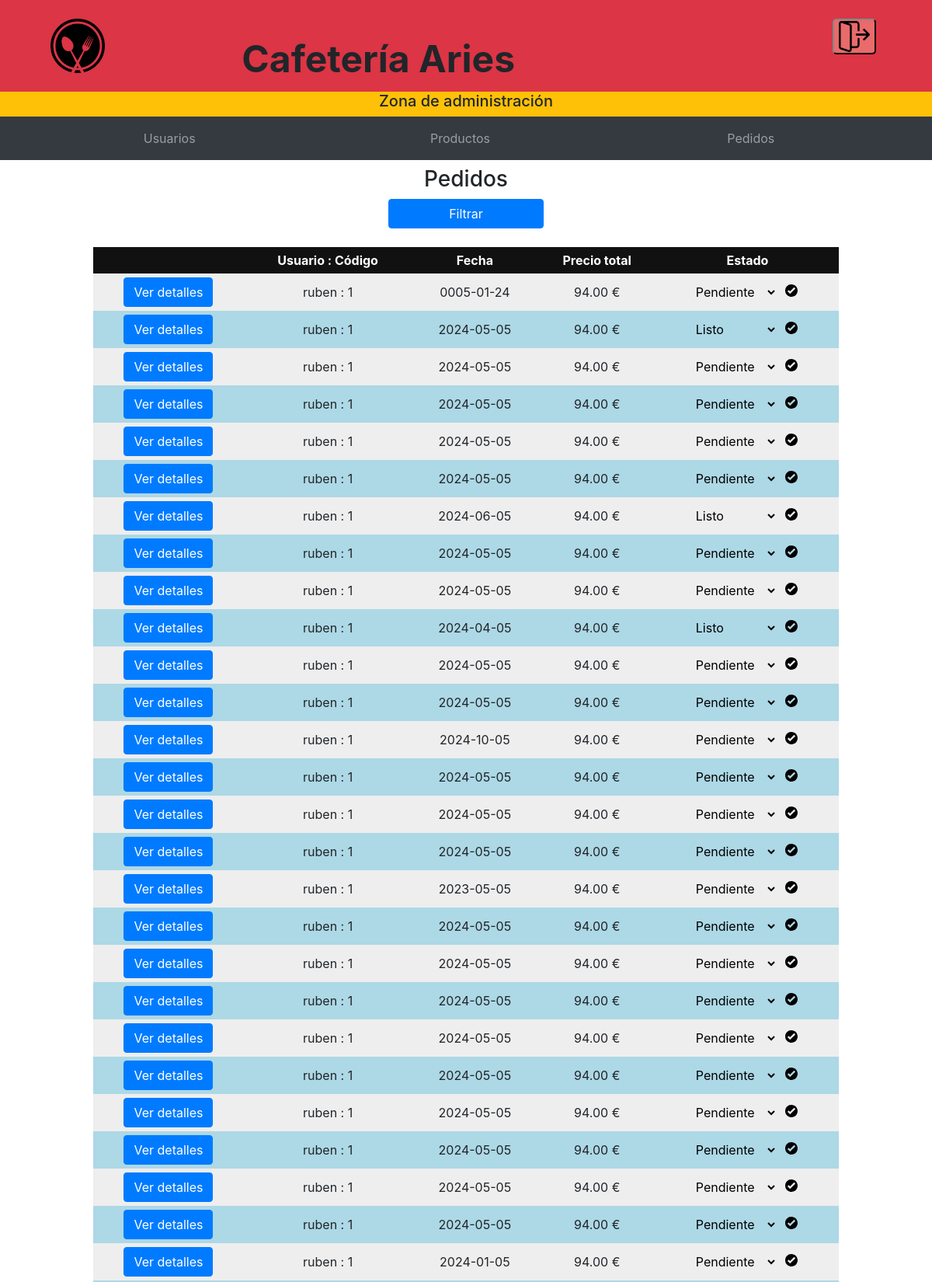
/practica-3/cafeteria-aries-admin/pedidos.php (signed in, upper part), run on the app's committed database.
### tables this page shows
CREATE TABLE `pedidos` (
  `codigo` int(11) NOT NULL AUTO_INCREMENT,
  `persona` int(11) NOT NULL,
  `fecha` date DEFAULT NULL,
  `importe` decimal(8,2) DEFAULT NULL,
  `estado` int(11) DEFAULT NULL,
  PRIMARY KEY (`codigo`),
  KEY `pedidopor` (`persona`),
  KEY `enestado` (`estado`),
  CONSTRAINT `enestado` FOREIGN KEY (`estado`) REFERENCES `estados` (`codigo`),
  CONSTRAINT `pedidopor` FOREIGN KEY (`persona`) REFERENCES `usuarios` (`codigo`)
);

CREATE TABLE `usuarios` (
  `codigo` int(11) NOT NULL AUTO_INCREMENT,
  `activo` int(11) DEFAULT NULL,
  `admin` int(11) DEFAULT NULL,
  `usuario` varchar(32) DEFAULT NULL,
  `clave` varchar(32) DEFAULT NULL,
  `nombre` varchar(64) DEFAULT NULL,
  `apellidos` varchar(128) DEFAULT NULL,
  `direccion` varchar(128) DEFAULT NULL,
  `poblacion` varchar(64) DEFAULT NULL,
  `provincia` varchar(32) DEFAULT NULL,
  `cp` char(5) DEFAULT NULL,
  `telefono` char(9) DEFAULT NULL,
  `email` varchar(255) DEFAULT NULL,
  PRIMARY KEY (`codigo`),
  UNIQUE KEY `usuario` (`usuario`)
);

### practica-3/cafeteria-aries-admin/accesoBD.php (called while the page is built, shortened)
<?php
function conectar() {
   $bbdd = mysqli_connect("localhost","root","DawLab","bbddbar");
   return $bbdd;
}
function obtenerUsuario($codigo)
{
   $bbdd = conectar();
   $consulta = mysqli_prepare($bbdd,"SELECT * FROM usuarios WHERE codigo = ?");
   mysqli_stmt_bind_param($consulta, 's', $codigo);
   mysqli_stmt_execute($consulta);
   $resultado = mysqli_stmt_get_result($consulta);
   return $resultado;
}
function obtenerPedidos() {
   $bbdd = conectar();
   $consulta = "SELECT * FROM pedidos";
   $resultado = mysqli_query($bbdd,$consulta);
   return $resultado;
}
?>

### practica-3/cafeteria-aries-admin/pedidos.php (the view, shortened to what this page needs)
<?php require_once('accesoBD.php'); ?>
<?php
   if (isset($_SESSION['userid']) and $_SESSION['admin'] == 1) {
      if(isset($_SESSION['filtro'])){
      if($_SESSION['filtro'] == 0 )
      {
        $resultado = obtenerPedidos();
      }else if($_SESSION['filtro'] == 1)
      {
        if(isset($_SESSION['usuario-filtro'])){
            $resultado = obtenerPedidosUsuario($_SESSION['usuario-filtro']);
            $mensaje_filtro = ' del usuario '.$_SESSION['usuario-filtro'];
      }else
            $resultado = obtenerPedidos();
      }else if($_SESSION['filtro'] == 2)
      {
        if(isset($_SESSION['fecha-filtro']) && isset($_SESSION['opcion-fecha'])){
            $resultado = obtenerPedidosFecha($_SESSION['fecha-filtro'], $_SESSION['opcion-fecha']);
            if($_SESSION['opcion-fecha'] == 0){
                $mensaje_filtro = ' con fecha igual a '.$_SESSION['fecha-filtro'];
            }else if($_SESSION['opcion-fecha'] == 1){
                $mensaje_filtro = ' con fecha anterior a '.$_SESSION['fecha-filtro'];
            }else if($_SESSION['opcion-fecha'] == 2){
                $mensaje_filtro = ' con fecha posterior a '.$_SESSION['fecha-filtro'];
            }
        }else
            $resultado = obtenerPedidos();
      }else if($_SESSION['filtro'] == 3)
        {
            if(isset($_SESSION['producto-filtro'])){
                $resultado = obtenerPedidosProducto($_SESSION['producto-filtro']);
                $mensaje_filtro = ' que contienen el producto '.$_SESSION['producto-filtro'];
            }else
            $resultado = obtenerPedidos();
        }
    }else{
        $resultado = obtenerPedidos();
    }
?>
<!DOCTYPE html>
<html lang="es">
<head>
   <link id="css" href="estilos.css" rel="stylesheet" type="text/css">
	<link rel="stylesheet" href="https://cdn.jsdelivr.net/npm/bootstrap@4.0.0/dist/css/bootstrap.min.css">
</head>
<body>
   <header>
        <mi-cabecera-admin></mi-cabecera-admin>
        <mi-menu-admin></mi-menu-admin>
    </header>
    <?php
    if(isset($mensaje_filtro)){
        echo '<h3 class="mt-2">Pedidos'.$mensaje_filtro.'</h3>';
    }else{
        ?>
    <h3 class="mt-2">Pedidos</h3>
    <?php
    } ?>
    <div class="text-center">
        <button class="col-2 btn btn-primary" onclick="mostrarFiltro()" id="botonFiltro">Filtrar</button>
    <table class="tablaModProd">
      <thead>
         <tr>
            <th></th>
            <th>Usuario : C&oacute;digo</th>
            <th>Fecha</th>
            <th>Precio total</th>
            <th>Estado</th>
         </tr>
      </thead>
   <?php
   while ($fila = mysqli_fetch_row($resultado)) {
        $codUsu = $fila[1];
        $fecha = $fila[2];
        $precio = $fila[3];
        $estado = $fila[4];
        $res_usuario = obtenerUsuario($codUsu);
        $usuario = mysqli_fetch_row($res_usuario)[3];
   ?>
        <tr>
             <td class="text-center">
             <form method="POST" action="./detalle-pedido.php">
                <button type="submit" class="btn btn-primary">Ver detalles</button>
             </form>
             </td>
             <td class="text-center"><?php echo $usuario.' : '. $codUsu;?></td>
             <td class="text-center"><?php echo $fecha;?></td>
             <td class="text-center"><?php echo $precio.' &euro;';?></td>
             <td class="text-center">
                <form method="POST" action="./cambiar-estado-pedido.php" onsubmit="return alert('Se ha modificado el estado del pedido');">
                    <select name="estado">
                        <option value="0" <?php if($estado == 0 or $estado == null) echo 'selected' ?>>Pendiente</option>
                        <option value="2" <?php if($estado == 2) echo 'selected' ?>>Listo</option>
                    </select>
                <button class="botonCambio" type="submit"><boton-ok></boton-ok></button>
                </form>
            </td>
        </tr>
   <?php
   }
} else {
   header('Location: ./index.php');
}
   ?>
   </table>
</body>
</html>

### practica-3/cafeteria-aries-admin/estilos.css (style rules this page uses)
table { border-collapse: collapse; width: 100%; margin-left: 12.5%; }
table > thead { background-color: black; color: white; }
table { border-collapse: collapse;width: 100%; margin-left: 12.5%; }
table > thead { background-color: black;color: white; }
body { font-family: Arial, sans-serif; margin: 0; background-color:#F8F9FA; text-align: center; display:flex; flex-direction: column; min-height: 100vh; }
h3 { text-align: center; }
table { width: 100%; margin-bottom: 10px; }
th, td { text-align: left; padding: 5px; }
th { background-color: #eee; }

### data on the page
pedidos: persona.usuario "ruben", persona "1", fecha "0005-01-24", importe "94.00", estado "Pendiente"
pedidos: persona.usuario "ruben", persona "1", fecha "2024-05-05", importe "94.00", estado "Listo"
pedidos: persona.usuario "ruben", persona "1", fecha "2024-05-05", importe "94.00", estado "Pendiente"
pedidos: persona.usuario "ruben", persona "1", fecha "2024-05-05", importe "94.00"
pedidos: persona.usuario "ruben", persona "1", fecha "2024-05-05", importe "94.00"
pedidos: persona.usuario "ruben", persona "1", fecha "2024-05-05", importe "94.00"
pedidos: persona.usuario "ruben", persona "1", fecha "2024-06-05", importe "94.00", estado "Listo"
pedidos: persona.usuario "ruben", persona "1", fecha "2024-05-05", importe "94.00"
pedidos: persona.usuario "ruben", persona "1", fecha "2024-05-05", importe "94.00"
pedidos: persona.usuario "ruben", persona "1", fecha "2024-04-05", importe "94.00", estado "Listo"
pedidos: persona.usuario "ruben", persona "1", fecha "2024-05-05", importe "94.00"
pedidos: persona.usuario "ruben", persona "1", fecha "2024-05-05", importe "94.00"
pedidos: persona.usuario "ruben", persona "1", fecha "2024-10-05", importe "94.00"
pedidos: persona.usuario "ruben", persona "1", fecha "2024-05-05", importe "94.00"
pedidos: persona.usuario "ruben", persona "1", fecha "2024-05-05", importe "94.00"
pedidos: persona.usuario "ruben", persona "1", fecha "2024-05-05", importe "94.00"
pedidos: persona.usuario "ruben", persona "1", fecha "2023-05-05", importe "94.00"
pedidos: persona.usuario "ruben", persona "1", fecha "2024-05-05", importe "94.00"
pedidos: persona.usuario "ruben", persona "1", fecha "2024-05-05", importe "94.00"
pedidos: persona.usuario "ruben", persona "1", fecha "2024-05-05", importe "94.00"
pedidos: persona.usuario "ruben", persona "1", fecha "2024-05-05", importe "94.00"
pedidos: persona.usuario "ruben", persona "1", fecha "2024-05-05", importe "94.00"
pedidos: persona.usuario "ruben", persona "1", fecha "2024-05-05", importe "94.00"
pedidos: persona.usuario "ruben", persona "1", fecha "2024-05-05", importe "94.00"
pedidos: persona.usuario "ruben", persona "1", fecha "2024-05-05", importe "94.00"
pedidos: persona.usuario "ruben", persona "1", fecha "2024-05-05", importe "94.00"
pedidos: persona.usuario "ruben", persona "1", fecha "2024-01-05", importe "94.00"
